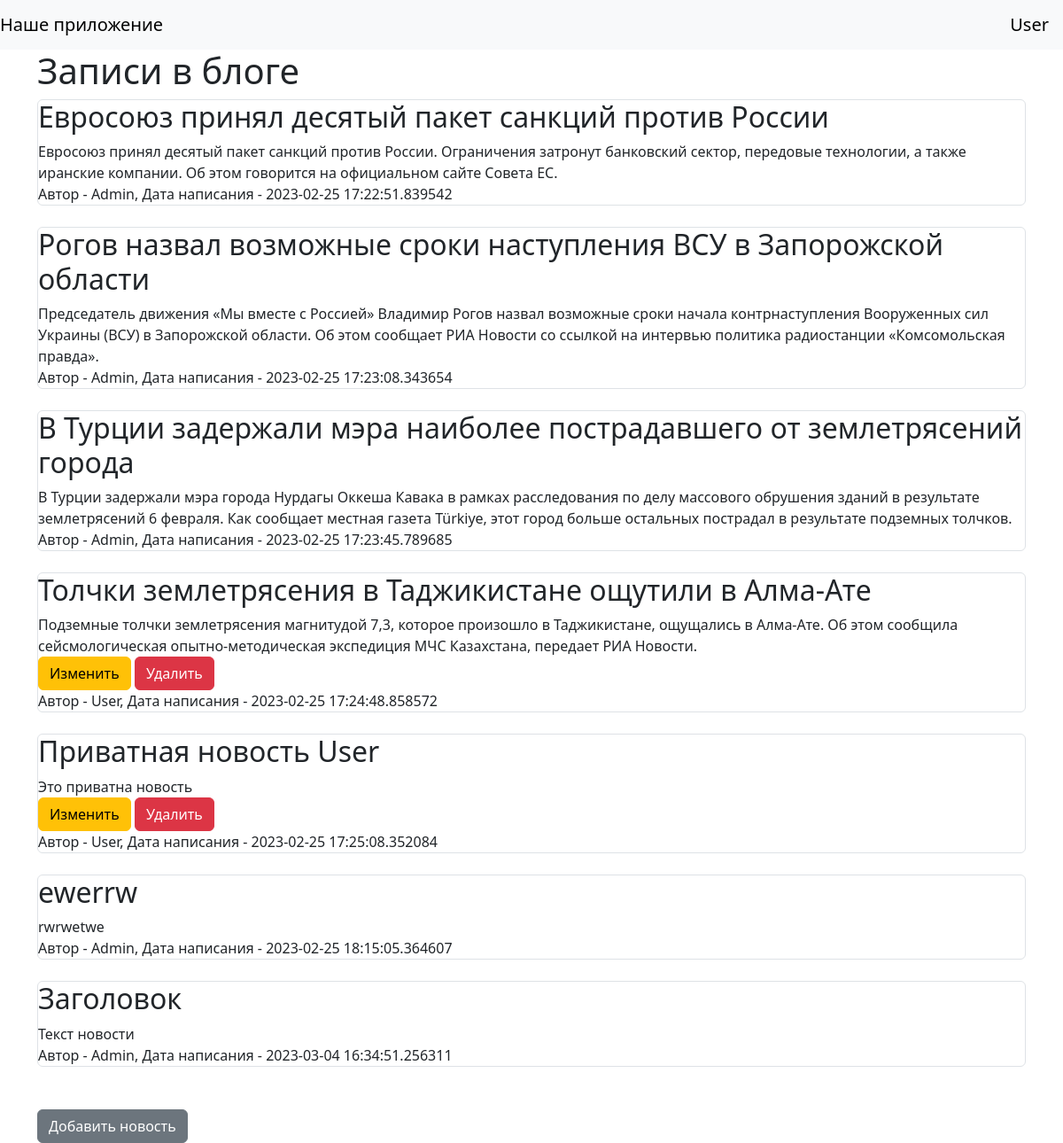
/ (signed in), run on the app's committed database.
### data/users.py (models this page shows, shortened)
class UsersPassword():
    def set_password(self, password):
        self.hashed_password = generate_password_hash(password)

class User(SqlAlchemyBase, UsersPassword, UserMixin, SerializerMixin):
    __tablename__ = 'users'
    id = sqlalchemy.Column(sqlalchemy.Integer,
                           primary_key=True, autoincrement=True)
    name = sqlalchemy.Column(sqlalchemy.String, nullable=True)
    about = sqlalchemy.Column(sqlalchemy.String, nullable=True)
    email = sqlalchemy.Column(sqlalchemy.String,
                              index=True, unique=True, nullable=True)
    hashed_password = sqlalchemy.Column(sqlalchemy.String, nullable=True)
    created_date = sqlalchemy.Column(sqlalchemy.DateTime,
                                     default=datetime.datetime.now)
    news = orm.relationship("News", back_populates='user')

### data/news.py (models this page shows)
class News(SqlAlchemyBase, SerializerMixin):
    __tablename__ = 'news'
    id = sqlalchemy.Column(sqlalchemy.Integer,
                           primary_key=True, autoincrement=True)
    title = sqlalchemy.Column(sqlalchemy.String, nullable=True)
    content = sqlalchemy.Column(sqlalchemy.String, nullable=True)
    created_date = sqlalchemy.Column(sqlalchemy.DateTime,
                                     default=datetime.datetime.now)
    is_private = sqlalchemy.Column(sqlalchemy.Boolean, default=True)
    user_id = sqlalchemy.Column(sqlalchemy.Integer,
                                sqlalchemy.ForeignKey("users.id"))
    user = orm.relationship('User')
    categories = orm.relationship("Category",
                                  secondary="association",
                                  backref="news")

### blog.py (the view)
@app.route("/")
def index():
    db_sess = db_session.create_session()
    if current_user.is_authenticated:
        print(current_user.name)
        news = db_sess.query(News).filter(
            (News.user == current_user) | (News.is_private != True))
    else:
        news = db_sess.query(News).filter(News.is_private != True)
    return render_template("index.html", news=news)

### blog.py (called while the page is built)
@login_manager.user_loader
def load_user(user_id):
    db_sess = db_session.create_session()
    return db_sess.query(User).get(user_id)

### data/db_session.py (called while the page is built)
def create_session() -> Session:
    global __factory
    return __factory()

### templates/index.html
{% extends "base.html" %}
{% block content %}
<h1>Записи в блоге</h1>
{% for item in news %}
    <div class="col-md6 border rounded">
        <h2>{{item.title}}</h2>
        <div>
            {{item.content}}
        </div>
        <div>
            {% if current_user.is_authenticated and current_user == item.user %}
                <div>
                    <a href="/news/{{ item.id }}" class="btn btn-warning">
                        Изменить
                    </a>
                    <a href="/news_delete/{{ item.id }}" class="btn btn-danger">
                        Удалить
                    </a>
                </div>
            {% endif %}
            Автор - {{item.user.name}}, Дата написания - {{item.created_date}}
        </div>
    </div>
    <br>
{% endfor %}
    <br>
    {% if current_user.is_authenticated %}
        <a href="news" class="btn btn-secondary">Добавить новость</a>
    {% endif %}
{% endblock %}

### templates/base.html (shortened to what this page needs)
<!doctype html>
<html lang="en">
<head>
    <link href="https://cdn.jsdelivr.net/npm/bootstrap@5.3.0-alpha1/dist/css/bootstrap.min.css" rel="stylesheet">
</head>
<body>
<header>
    <nav class="navbar navbar-light bg-light">
        <a class="navbar-brand" href="#">Наше приложение</a>
        {% if current_user.is_authenticated %}
            <a class="navbar-brand" href="/logout">{{ current_user.name }}</a>
        {% else %}
            <p>
                <a class="btn btn-primary " href="/register">Зарегистрироваться</a>
                <a class="btn btn-success" href="/login">Войти</a>
            </p>
        {% endif %}
    </nav>
</header>
<main role="main" class="container">
    {% block content %}{% endblock %}
</main>
</body>
</html>

### data on the page
User: name "User"
News: title "Евросоюз принял десятый пакет санкций против России", content "Евросоюз принял десятый пакет санкций против России. Ограничения затронут банковский сектор, передовые технологии, а также иранские компании. Об этом говорится на официальном сайте Совета ЕС.", user.name "Admin", created_date "2023-02-25 17:22:51.839542"
News: title "Рогов назвал возможные сроки наступления ВСУ в Запорожской области", content "Председатель движения «Мы вместе с Россией» Владимир Рогов назвал возможные сроки начала контрнаступления Вооруженных сил Украины (ВСУ) в Запорожской области. Об этом сообщает РИА Новости со ссылкой на интервью политика радиостанции «Комсомольская правда».", user.name "Admin", created_date "2023-02-25 17:23:08.343654"
News: title "В Турции задержали мэра наиболее пострадавшего от землетрясений города", content "В Турции задержали мэра города Нурдагы Оккеша Кавака в рамках расследования по делу массового обрушения зданий в результате землетрясений 6 февраля. Как сообщает местная газета Türkiye, этот город больше остальных пострадал в результате подземных толчков.", user.name "Admin", created_date "2023-02-25 17:23:45.789685"
News: title "Толчки землетрясения в Таджикистане ощутили в Алма-Ате", content "Подземные толчки землетрясения магнитудой 7,3, которое произошло в Таджикистане, ощущались в Алма-Ате. Об этом сообщила сейсмологическая опытно-методическая экспедиция МЧС Казахстана, передает РИА Новости.", user.name "User", created_date "2023-02-25 17:24:48.858572"
News: title "Приватная новость User", content "Это приватна новость", user.name "User", created_date "2023-02-25 17:25:08.352084"
News: title "ewerrw", content "rwrwetwe", user.name "Admin", created_date "2023-02-25 18:15:05.364607"
News: title "Заголовок", content "Текст новости", user.name "Admin", created_date "2023-03-04 16:34:51.256311"
